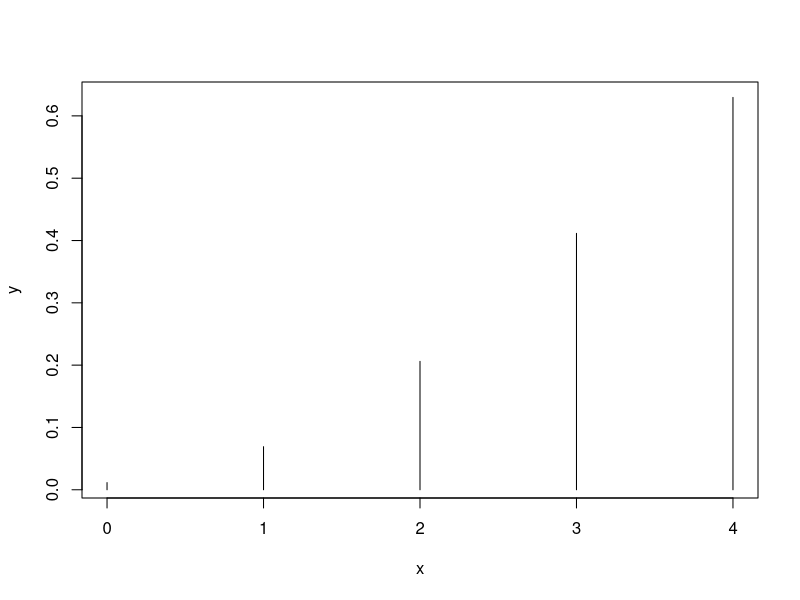
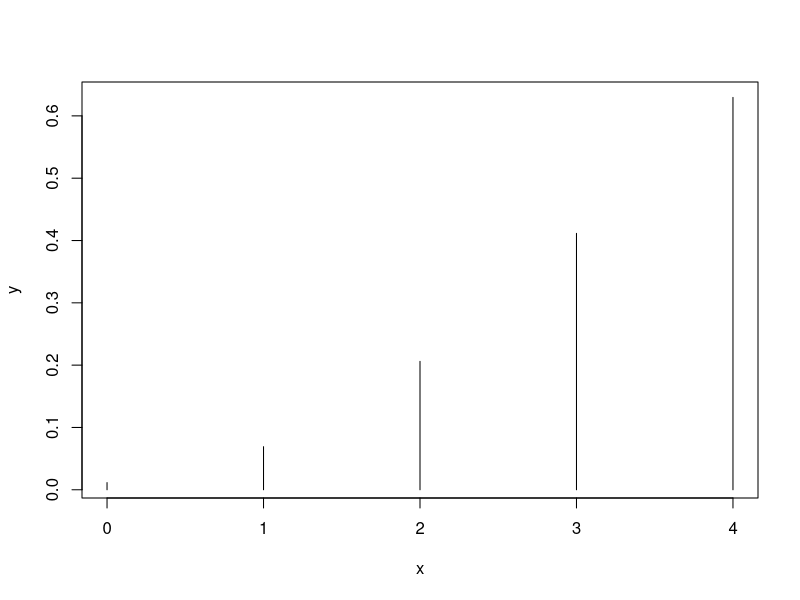
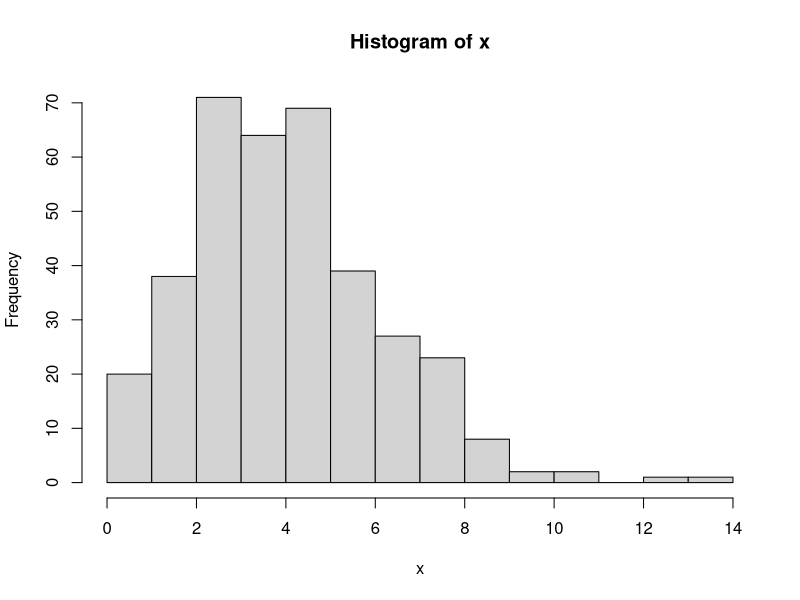
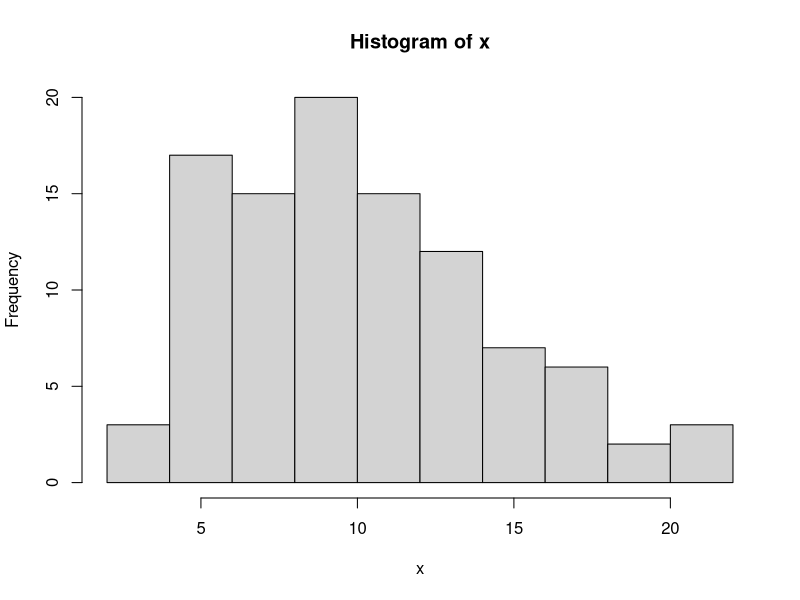
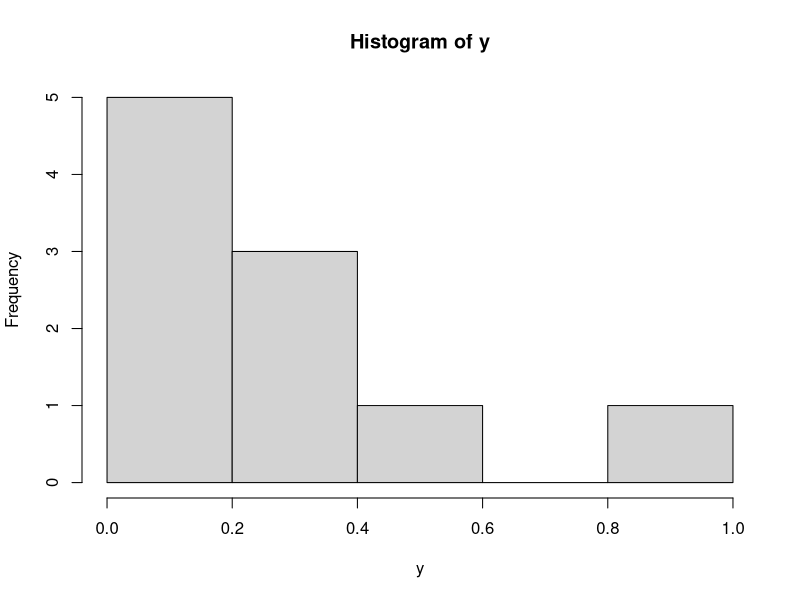
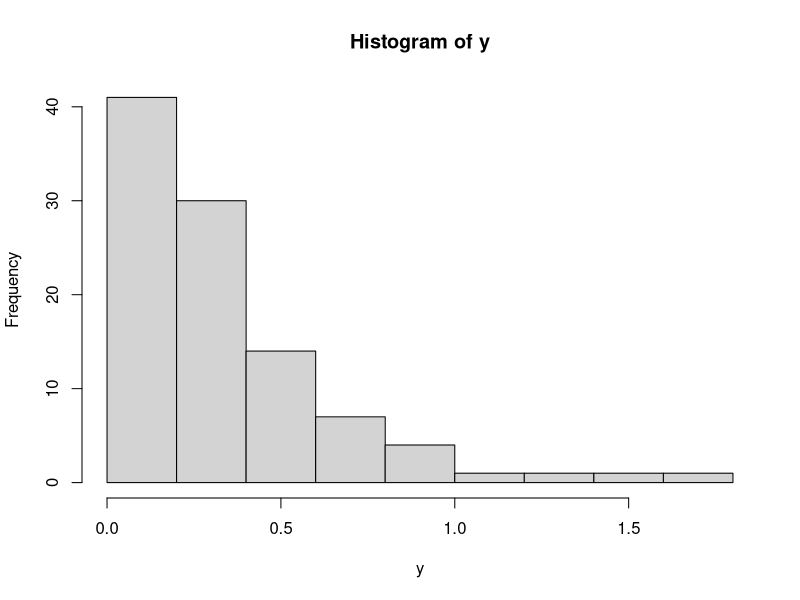
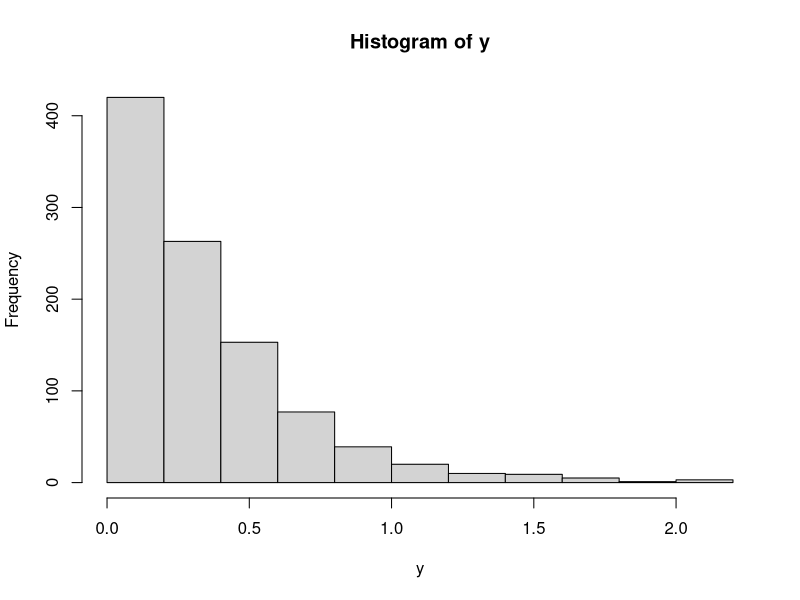
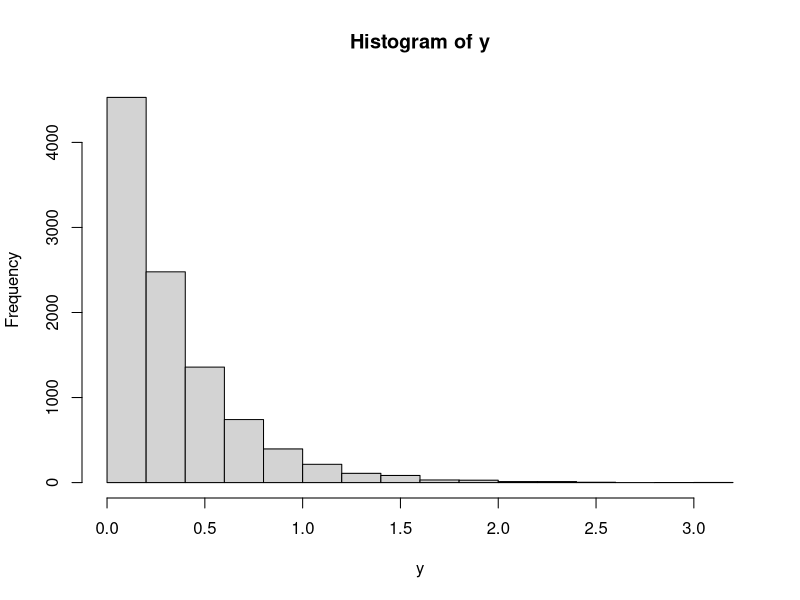

Source code (R) for these figures, in order:
# 1
## 1a
dgeom(x=3, prob=0.2)
## 1b
mean(rgeom(n=10000, prob=0.2)==3)
## 1c
### Kedua hasil nilainya hampir sama, hanya selisih 0.0004. Yang membuatnya berbeda adalah karena untuk b diberikan jumlah data random-nya karena peluang pada b dicari menggunakan mean
## 1d
x <- seq(0, 4, by=1)
y <- pbinom(x, 20, 0.2)
plot(x, y, type="h")
## 1e
mean=(1/0.2)
var=(1-0.2)/(0.2^2)

# 2
## 2a
pbinom(4, size=20, prob=0.2)
## 2b
x <- seq(0, 4, by=1)
y <- pbinom(x, 20, 0.2)
plot(x, y, type='h')
## 2c
mean=20*0.2
var=20*0.2*(1-0.2)

# 3
## 3a
dpois(6, lambda=4.5)
## 3b
x <- rpois(365, 4.5)
hist(x)
## 3c
### Pengaruh perhitungan dengan estimasi selama 365 hari memberikah hasil yang mendekati dengan peluang 6 bayi yang akan lahir
## 3d
lambda <- 4.5
mean=lambda
var=lambda

# 4
## 4a
dchisq(2, df=10)
## 4b
x <- rchisq(100, df=10)
hist(x)
## 4c
m <- 2
mean=m
var=2*m

# 5
## 5a
set.seed(1)
dexp(3)
## 5b
### n =10
set.seed(1)
y <- rexp(10, rate=3)
hist(y)
### n =100
set.seed(1)
y <- rexp(100, rate=3)
hist(y)
### n =1000
set.seed(1)
y <- rexp(1000, rate=3)
hist(y)
### n =10000
set.seed(1)
y <- rexp(10000, rate=3)
hist(y)
## 5c
mean=1/3
var=1/(3^2)

# 6
## 6a 
x <- rnorm(100, 50, 8)
z_scores <- (x-mean(x))/(sd(x))
plot(x)
z_scores
## 6b
x <- rnorm(100, 50, 8)
hist(main="5025201172_AmandaSalwaSalsabila_Probstat_D_DNhistogram", x, breaks=50)
## 6c
sd <- 8
var=sd*sd
var